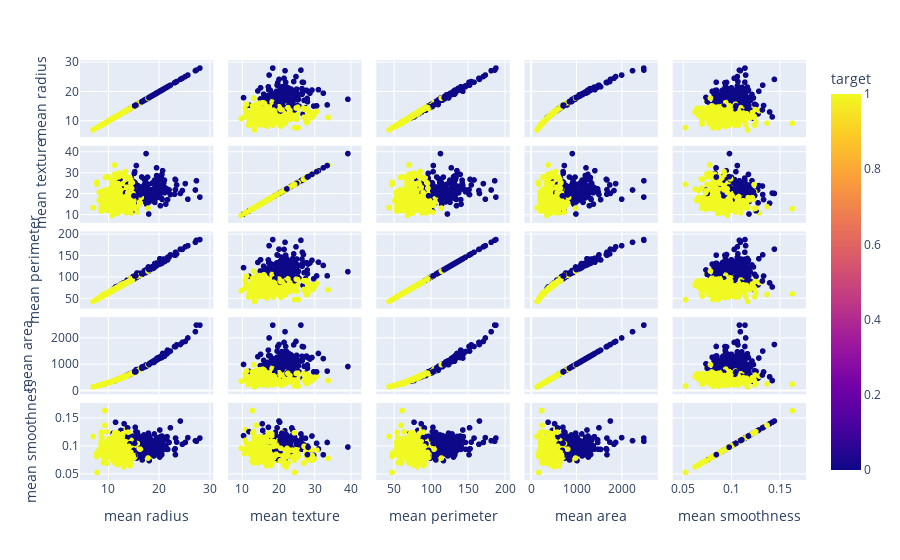

The notebook cell saved with this chart:
### Markdown cell above
#### Let's explore the dataset

### Code cell
fig = px.scatter_matrix(df_cancer ,dimensions=['mean radius', 'mean texture', 'mean perimeter', 'mean area', 'mean smoothness'], color='target')
fig.show()

### Figure 1 — Plotly figure (JSON) as saved in the notebook; plotly's stock layout.template omitted (floating-point values rounded to 4 significant figures; data arrays with more than 128 entries replaced by an {"elided": "..."} marker saying what was removed)
{"data": [{"dimensions": [{"axis": {"matches": true}, "label": "mean radius", "values": {"elided": "569 float values"}}, {"axis": {"matches": true}, "label": "mean texture", "values": {"elided": "569 float values"}}, {"axis": {"matches": true}, "label": "mean perimeter", "values": {"elided": "569 float values"}}, {"axis": {"matches": true}, "label": "mean area", "values": {"elided": "569 float values"}}, {"axis": {"matches": true}, "label": "mean smoothness", "values": {"elided": "569 float values"}}], "hovertemplate": "%{xaxis.title.text}=%{x}<br>%{yaxis.title.text}=%{y}<br>target=%{marker.color}<extra></extra>", "legendgroup": "", "marker": {"color": {"elided": "569 int values"}, "coloraxis": "coloraxis", "symbol": "circle"}, "name": "", "showlegend": false, "type": "splom"}], "layout": {"coloraxis": {"colorbar": {"title": {"text": "target"}}, "colorscale": [[0, "#0d0887"], [0.1111, "#46039f"], [0.2222, "#7201a8"], [0.3333, "#9c179e"], [0.4444, "#bd3786"], [0.5556, "#d8576b"], [0.6667, "#ed7953"], [0.7778, "#fb9f3a"], [0.8889, "#fdca26"], [1, "#f0f921"]]}, "dragmode": "select", "legend": {"tracegroupgap": 0}, "margin": {"t": 60}}}
